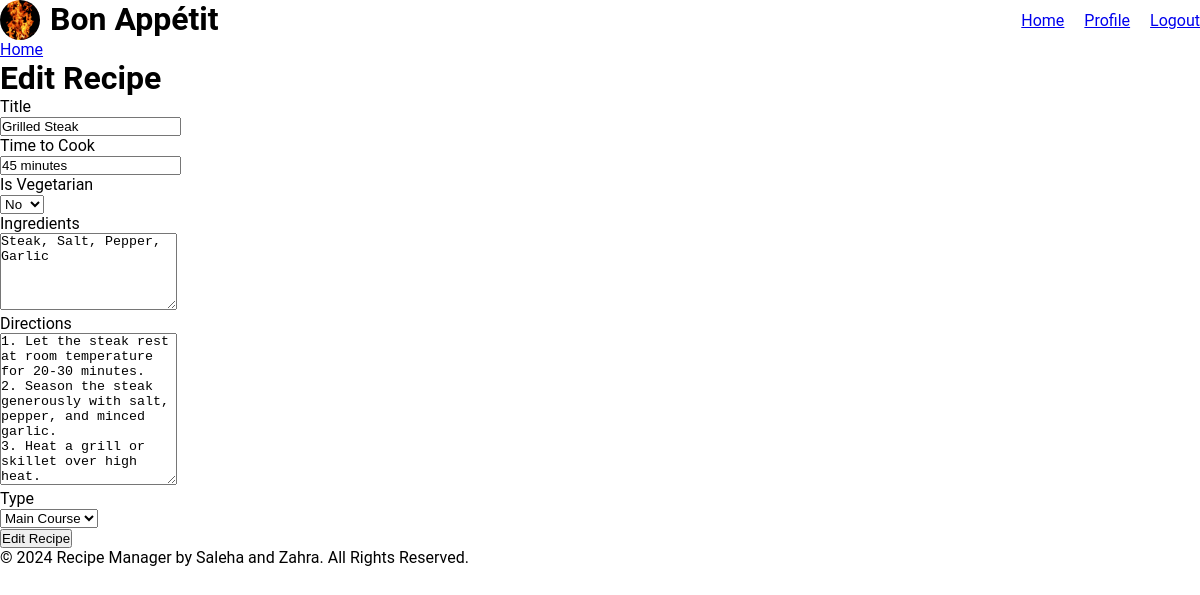
The app's page /edit.php?id=4, older data.
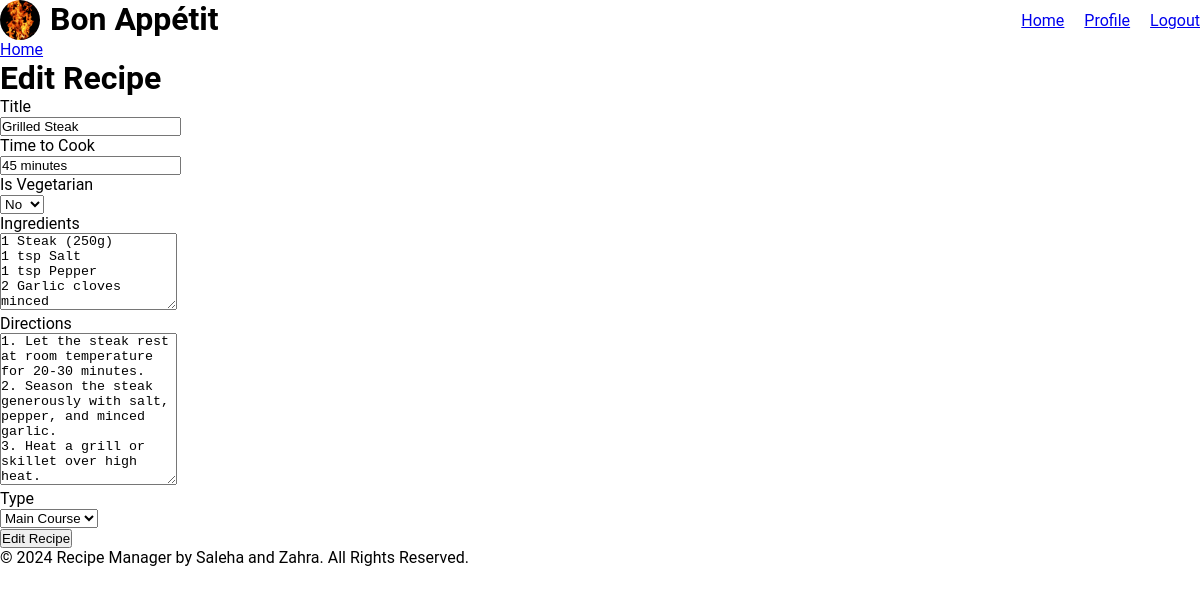
The same page, newer data.
### tables this page shows
CREATE TABLE IF NOT EXISTS `recipes` (
  `RecipeID` int(11) NOT NULL AUTO_INCREMENT,
  `Title` varchar(100) NOT NULL,
  `TimeToCook` varchar(50) NOT NULL,
  `Vegetarian` tinyint(1) NOT NULL,  
  `Ingredients` text NOT NULL,
  `Directions` text NOT NULL,
  `Type` enum('Appetizer','Main Course','Dessert','Drinks') NOT NULL,  
  `UserID` int(11) NOT NULL,
  `Favourites` tinyint(1) DEFAULT 0,  
  `Image` longblob NOT NULL,  
  PRIMARY KEY (`RecipeID`),
  FOREIGN KEY (`UserID`) REFERENCES `users` (`UserID`) ON DELETE CASCADE  
);

### edit.php (the view, shortened to what this page needs)
<?php
$db = db_connect();
include 'header.php';
$id = $_GET['id'];
if ($_SERVER['REQUEST_METHOD'] == 'POST') {
    $title = $_POST['title'];
    $time_to_cook = $_POST['time_to_cook'];
    $vegetarian = $_POST['vegetarian'];
    $ingredients = $_POST['ingredients'];
    $directions = $_POST['directions'];
    $type = $_POST['type'];
    $sql = "UPDATE recipes SET
            Title = '$title',
            TimeToCook = '$time_to_cook',
            Vegetarian = $vegetarian,
            Ingredients = '$ingredients',
            Directions = '$directions',
            Type = '$type'
            WHERE RecipeID = $id";
    $result = mysqli_query($db, $sql);
    header("Location: show.php?id=$id");
} else {
    $sql = "SELECT * FROM recipes WHERE RecipeID = $id";
    $result_set = mysqli_query($db, $sql);
    $result = mysqli_fetch_assoc($result_set);
}
?>
<div id="content">
    <a class="back-link" href="home.php">Home</a>
    <div class="page edit">
        <h1>Edit Recipe</h1>
        <form action="<?php echo 'edit.php?id=' . $result['RecipeID']; ?>" method="post">
            <dl>
                <dt>Title</dt>
                <dd><input type="text" name="title" value="<?php echo $result['Title']; ?>" required /></dd>
            </dl>
            <dl>
                <dt>Time to Cook</dt>
                <dd><input type="text" name="time_to_cook" value="<?php echo $result['TimeToCook']; ?>" required /></dd>
            </dl>
            <dl>
                <dt>Is Vegetarian</dt>
                <dd>
                    <select name="vegetarian" required>
                        <option value="0" <?php echo $result['Vegetarian'] == 0 ? 'selected' : ''; ?>>No</option>
                    </select>
                </dd>
            </dl>
            <dl>
                <dt>Ingredients</dt>
                <dd><textarea name="ingredients" rows="5" required><?php echo $result['Ingredients']; ?></textarea></dd>
            </dl>
            <dl>
                <dt>Directions</dt>
                <dd><textarea name="directions" rows="10" required><?php echo $result['Directions']; ?></textarea></dd>
            </dl>
            <dl>
                <dt>Type</dt>
                <dd>
                    <select name="type" required>
                        <option value="Main Course" <?php echo $result['Type'] == 'Main Course' ? 'selected' : ''; ?>>Main
                            Course</option>
                    </select>
                </dd>
            </dl>
            <div id="operations">
                <input type="submit" value="Edit Recipe" />
            </div>
        </form>
    </div>
</div>
<?php include 'footer.php'; ?>

Row changes from the older to the newer data that the page shows:
changed recipes "Grilled Steak": ingredients "Steak, Salt, Pepper, Garlic" → "1 Steak (250g) 1 tsp Salt 1 tsp Pepper 2 Garlic cloves minced"
